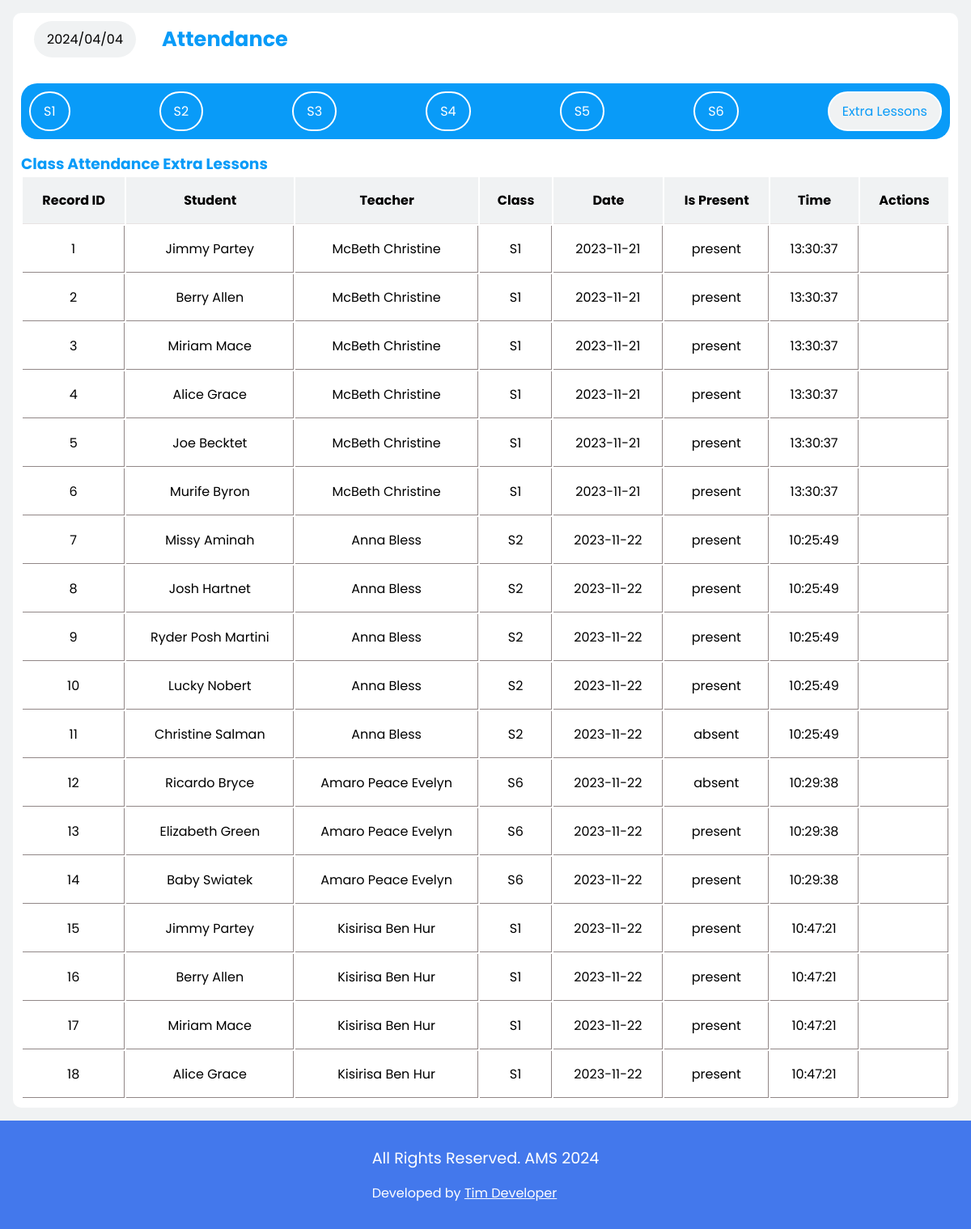
Screenshot of /admin_account/extra.php (signed in) with the database file from the repository.
### tables this page shows
CREATE TABLE IF NOT EXISTS `attendanceoverrides` (
  `OverrideID` int NOT NULL AUTO_INCREMENT,
  `OverrideDate` date NOT NULL,
  `IsPresent` varchar(50) NOT NULL,
  `StudentID` int NOT NULL,
  `TeacherID` int NOT NULL,
  `SubjectID` int NOT NULL,
  `Time` time NOT NULL,
  `ClassID` int NOT NULL,
  PRIMARY KEY (`OverrideID`)
);

CREATE TABLE IF NOT EXISTS `students` (
  `StudentID` int NOT NULL AUTO_INCREMENT,
  `image` varchar(200) NOT NULL,
  `FirstName` varchar(50) NOT NULL,
  `LastName` varchar(50) NOT NULL,
  `ClassID` int NOT NULL,
  `DateOfBirth` date NOT NULL,
  `Gender` varchar(7) NOT NULL,
  `Address` varchar(50) NOT NULL,
  `ContactNumber` varchar(15) DEFAULT NULL,
  `Email` varchar(50) DEFAULT NULL,
  `password` varchar(200) NOT NULL,
  `username` varchar(50) NOT NULL,
  PRIMARY KEY (`StudentID`)
);

CREATE TABLE IF NOT EXISTS `teachers` (
  `TeacherID` int NOT NULL AUTO_INCREMENT,
  `Image` varchar(200) NOT NULL,
  `Firstname` varchar(50) NOT NULL,
  `Lastname` varchar(50) NOT NULL,
  `ContactNumber` varchar(15) NOT NULL,
  `Email` varchar(50) NOT NULL,
  `SubjectID` int NOT NULL,
  `password` varchar(200) NOT NULL,
  `username` varchar(50) NOT NULL,
  PRIMARY KEY (`TeacherID`)
);

CREATE TABLE IF NOT EXISTS `classes` (
  `ClassID` int NOT NULL AUTO_INCREMENT,
  `ClassName` varchar(50) NOT NULL,
  `Year` int NOT NULL,
  `ClassTeacherID` int NOT NULL,
  PRIMARY KEY (`ClassID`)
);

### functions.php (called while the page is built, shortened)
<?php
include "connection.php";
function ExtraLessons()
{
    global $conn;
    $sql = "SELECT
    ar.*,
    s.FirstName,
    s.LastName,
    t.Firstname,
    t.Lastname,
    c.ClassName
    FROM `attendanceoverrides` as ar
    JOIN `students` AS s ON ar.StudentID = s.StudentID
    JOIN `teachers` AS t ON ar.TeacherID = t.TeacherID
    JOIN `classes` AS c on ar.ClassID = c.ClassID";
    $result = mysqli_query($conn, $sql);
    $attendanceArray = [];
    if (mysqli_num_rows($result) > 0) {
        while ($row = mysqli_fetch_array($result)) {
            $attendanceArray[] = $row;
        }
        return $attendanceArray;
    } else {
        return false;
    }
}

### admin_account/extra.php (the view, shortened to what this page needs)
<?php
include "../connection.php";
include "../functions.php";
?>
<!DOCTYPE html>
<html lang="en">
<head>
    <link rel="stylesheet" href="../styles.css">
</head>
<body>
    <div class="view-activity">
        <div class="container">
            <div class="top">
                <div class="west">
                    <div class="date">
                        <?php echo date("Y/m/d") ?>
                    </div>
                    <h3 style="margin-left: 1rem; font-size: 1.6rem; color: var(--color-primary);">Attendance</h3>
                </div>
            </div>
            <nav class="viewATTadminTab">
                <a href="../admin_account/View-attendance.php">S1</a>
                <a href="../admin_account/s2.php">S2</a>
                <a href="../admin_account/s3.php">S3</a>
                <a href="../admin_account/s4.php">S4</a>
                <a href="../admin_account/s5.php">S5</a>
                <a href="../admin_account/s6.php">S6</a>
                <a class="active" href="../admin_account/extra.php">Extra Lessons</a>
            </nav>
            <section class="adminSection" id="extra">
                <h3 style="color: var(--color-primary);">Class Attendance Extra Lessons</h3>
                <?php
                if (ExtraLessons() == false) { ?>
                    <div class="empty">
                        <p>Attendance has not yet been recorded for this class yet!
                        </p>
                    </div>
                <?php } else { ?>
                    <table>
                        <tr>
                            <th>Record ID</th>
                            <th>Student</th>
                            <th>Teacher</th>
                            <th>Class</th>
                            <th>Date</th>
                            <th>Is Present</th>
                            <th>Time</th>
                            <th colspan="2">Actions</th>
                        </tr>
                        <?php
                        $attendance = ExtraLessons();
                        foreach ($attendance as $attend) :
                        ?>
                            <tr>
                                <td><?php echo $attend['OverrideID'] ?></td>
                                <td><?php echo $attend['FirstName'] . ' ' . $attend['LastName'] ?></td>
                                <td><?php echo $attend['Firstname'] . ' ' . $attend['Lastname'] ?></td>
                                <td><?php echo $attend['ClassName'] ?></td>
                                <td><?php echo $attend['OverrideDate'] ?></td>
                                <td><?php echo $attend['IsPresent'] ?></td>
                                <td><?php echo $attend['Time'] ?></td>
                                <td>
                                    <form method="post" onsubmit="return confirm('Are you sure you want to delete this record?');">
                                    </form>
                                </td>
                            </tr>
                        <?php endforeach; ?>
                    </table>
                <?php }
                ?>
            </section>
        </div>
    </div>
    <?php include "../footer.php"; ?>
</body>
</html>

### styles.css (style rules this page uses)
* { margin: 0; border: 0; padding: 0; box-sizing: border-box; font-family: 'Poppins', sans-serif; }
a { text-decoration: none; }
:root { --box-shadow: 0 10px 1rem rgba(205, 231, 238, 0.5); --color-bg: #4378ec; --background: #f0f2f3; --color-white: #ffffff; --color-primary: #099BF8; --color-text-muted: #9e9292; --color-bg-secondary: #779be9; --pending-cards-bg: #d2dffc; --darker-tint_1: #5E3494; }
.student_acc #home .container .att_td td, th { text-align: center; padding: 1rem; border-bottom: 1px solid rgb(231, 226, 226); }
.container { width: 85%; border-radius: 10px; background-color: var(--color-white); padding: 10px; }
.view-activity { padding: 1rem; display: flex; width: 100%; gap: 1rem; justify-content: space-between; background-color: var(--background); overflow: hidden; position: relative; }
.view-activity .container { background-color: var(--color-white); border-radius: 10px; padding: 10px; width: 100%; }
.view-activity .container .top { width: 100%; display: flex; justify-content: space-between; align-items: center; }
.view-activity .container .top .west { gap: 1rem; display: flex; align-items: center; }
.view-activity .container .top .west .date { border-radius: 50px; background-color: #f0f2f3; padding: 10px 1rem; }
.viewATTadminTab { width: 100%; background-color: var(--color-primary); border-radius: 20px; padding: 10px; display: flex; justify-content: space-between; align-items: center; margin-top: 2rem; }
.viewATTadminTab a { border: 2px solid var(--color-white); background: none; padding: 10px 1rem; border-radius: 50px; color: var(--color-white); transition: all 0.3s ease; }
.viewATTadminTab a.active { background-color: var(--background); color: var(--color-primary); }
.adminSection { width: 100%; margin-top: 1rem; }
.adminSection table { width: 100%; }
.adminSection table tr th { background-color: var(--background); padding: 1rem; }
.adminSection table tr td { border-right: 1px solid rgb(145, 135, 135); border-bottom: 1px solid rgb(145, 135, 135); text-align: center; padding: 1rem; }

### rows the page displays
attendanceoverrides: OverrideID "1", StudentID.FirstName "Jimmy", StudentID.LastName "Partey", TeacherID.Firstname "McBeth", TeacherID.Lastname "Christine", ClassID.ClassName "S1", OverrideDate "2023-11-21", IsPresent "present", Time "13:30:37"
attendanceoverrides: OverrideID "2", StudentID.FirstName "Berry", StudentID.LastName "Allen", TeacherID.Firstname "McBeth", TeacherID.Lastname "Christine", ClassID.ClassName "S1", OverrideDate "2023-11-21", IsPresent "present", Time "13:30:37"
attendanceoverrides: OverrideID "3", StudentID.FirstName "Miriam", StudentID.LastName "Mace", TeacherID.Firstname "McBeth", TeacherID.Lastname "Christine", ClassID.ClassName "S1", OverrideDate "2023-11-21", IsPresent "present", Time "13:30:37"
attendanceoverrides: OverrideID "4", StudentID.FirstName "Alice", StudentID.LastName "Grace", TeacherID.Firstname "McBeth", TeacherID.Lastname "Christine", ClassID.ClassName "S1", OverrideDate "2023-11-21", IsPresent "present", Time "13:30:37"
attendanceoverrides: OverrideID "5", StudentID.FirstName "Joe", StudentID.LastName "Becktet", TeacherID.Firstname "McBeth", TeacherID.Lastname "Christine", ClassID.ClassName "S1", OverrideDate "2023-11-21", IsPresent "present", Time "13:30:37"
attendanceoverrides: OverrideID "6", StudentID.FirstName "Murife", StudentID.LastName "Byron", TeacherID.Firstname "McBeth", TeacherID.Lastname "Christine", ClassID.ClassName "S1", OverrideDate "2023-11-21", IsPresent "present", Time "13:30:37"
attendanceoverrides: OverrideID "7", StudentID.FirstName "Missy", StudentID.LastName "Aminah", TeacherID.Firstname "Anna", TeacherID.Lastname "Bless", ClassID.ClassName "S2", OverrideDate "2023-11-22", IsPresent "present", Time "10:25:49"
attendanceoverrides: OverrideID "8", StudentID.FirstName "Josh", StudentID.LastName "Hartnet", TeacherID.Firstname "Anna", TeacherID.Lastname "Bless", ClassID.ClassName "S2", OverrideDate "2023-11-22", IsPresent "present", Time "10:25:49"
attendanceoverrides: OverrideID "9", StudentID.FirstName "Ryder", StudentID.LastName "Posh Martini", TeacherID.Firstname "Anna", TeacherID.Lastname "Bless", ClassID.ClassName "S2", OverrideDate "2023-11-22", IsPresent "present", Time "10:25:49"
attendanceoverrides: OverrideID "10", StudentID.FirstName "Lucky", StudentID.LastName "Nobert", TeacherID.Firstname "Anna", TeacherID.Lastname "Bless", ClassID.ClassName "S2", OverrideDate "2023-11-22", IsPresent "present", Time "10:25:49"
attendanceoverrides: OverrideID "11", StudentID.FirstName "Christine", StudentID.LastName "Salman", TeacherID.Firstname "Anna", TeacherID.Lastname "Bless", ClassID.ClassName "S2", OverrideDate "2023-11-22", IsPresent "absent", Time "10:25:49"
attendanceoverrides: OverrideID "12", StudentID.FirstName "Ricardo", StudentID.LastName "Bryce", TeacherID.Firstname "Amaro", TeacherID.Lastname "Peace Evelyn", ClassID.ClassName "S6", OverrideDate "2023-11-22", IsPresent "absent", Time "10:29:38"
attendanceoverrides: OverrideID "13", StudentID.FirstName "Elizabeth", StudentID.LastName "Green", TeacherID.Firstname "Amaro", TeacherID.Lastname "Peace Evelyn", ClassID.ClassName "S6", OverrideDate "2023-11-22", IsPresent "present", Time "10:29:38"
attendanceoverrides: OverrideID "14", StudentID.FirstName "Baby", StudentID.LastName "Swiatek", TeacherID.Firstname "Amaro", TeacherID.Lastname "Peace Evelyn", ClassID.ClassName "S6", OverrideDate "2023-11-22", IsPresent "present", Time "10:29:38"
attendanceoverrides: OverrideID "15", StudentID.FirstName "Jimmy", StudentID.LastName "Partey", TeacherID.Firstname "Kisirisa", TeacherID.Lastname "Ben Hur", ClassID.ClassName "S1", OverrideDate "2023-11-22", IsPresent "present", Time "10:47:21"
attendanceoverrides: OverrideID "16", StudentID.FirstName "Berry", StudentID.LastName "Allen", TeacherID.Firstname "Kisirisa", TeacherID.Lastname "Ben Hur", ClassID.ClassName "S1", OverrideDate "2023-11-22", IsPresent "present", Time "10:47:21"
attendanceoverrides: OverrideID "17", StudentID.FirstName "Miriam", StudentID.LastName "Mace", TeacherID.Firstname "Kisirisa", TeacherID.Lastname "Ben Hur", ClassID.ClassName "S1", OverrideDate "2023-11-22", IsPresent "present", Time "10:47:21"
attendanceoverrides: OverrideID "18", StudentID.FirstName "Alice", StudentID.LastName "Grace", TeacherID.Firstname "Kisirisa", TeacherID.Lastname "Ben Hur", ClassID.ClassName "S1", OverrideDate "2023-11-22", IsPresent "present", Time "10:47:21"
